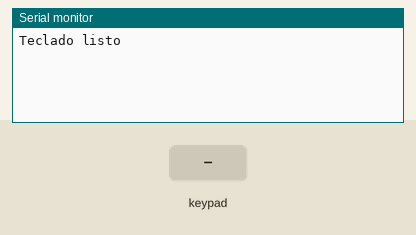
A sketch run on a simulated Arduino Uno, built with avr-gcc and run on an emulated ATmega328P. Shown: the last lines printed to the serial monitor. The test bench sets the inputs (shaded band).

Above: at 1.2 s.
1.3 s: key '*' pressed
At 1.8 s:
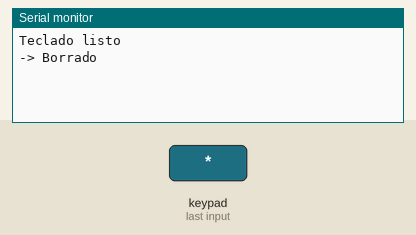
2.8 s: keypad keys 1 2 3 4 # pressed 0.4 s apart
At 5.2 s:
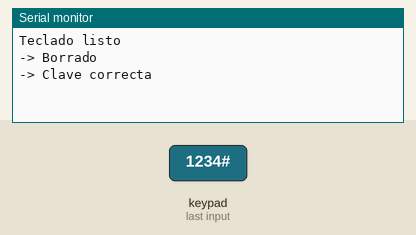
6.3 s: key '#' pressed
At 6.7 s:
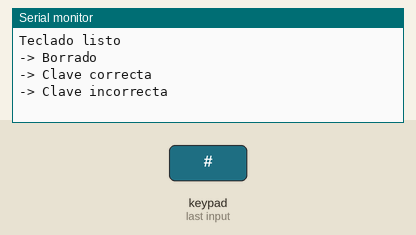

The sketch:

arduino-uno.ino
```cpp
#include <Keypad.h>
#include <SoftwareSerial.h>

// Comunicacion con el ESP8266: RX (sin usar) = 10, TX = 11
SoftwareSerial esp(10, 11);

// Configuracion del teclado matricial 4x4
const byte FILAS = 4;
const byte COLUMNAS = 4;

char teclas[FILAS][COLUMNAS] = {
  {'1', '2', '3', 'A'},
  {'4', '5', '6', 'B'},
  {'7', '8', '9', 'C'},
  {'*', '0', '#', 'D'}
};

// Pines del teclado (corregidos: el conector esta invertido)
byte pinesFilas[FILAS] = {9, 8, 7, 6};
byte pinesColumnas[COLUMNAS] = {5, 4, 3, 2};

Keypad teclado = Keypad(
  makeKeymap(teclas),
  pinesFilas,
  pinesColumnas,
  FILAS,
  COLUMNAS
);

// Contraseña de referencia. Cambiar por la configuración real del sitio.
const String CLAVE = "1234";
String ingresada = "";

void setup() {
  Serial.begin(9600);
  esp.begin(9600);

  Serial.println("Teclado listo");
}

void loop() {
  char tecla = teclado.getKey();

  if (tecla) {
    if (tecla == '#') {
      if (ingresada == CLAVE) {
        esp.write('T');
        Serial.println("-> Clave correcta");
      } else {
        esp.write('X');
        Serial.println("-> Clave incorrecta");
      }

      ingresada = "";
    }
    else if (tecla == '*') {
      ingresada = "";
      esp.write('c');
      Serial.println("-> Borrado");
    }
    else if (ingresada.length() < 8) {
      ingresada += tecla;
      esp.write('p');
    }
  }
}
```

Measured:
- after the input at 1.3 s, the serial monitor: prints a new line at once (image 1)
- after the input at 2.8 s, the serial monitor: prints a new line after 1.6 s (image 2)
- after the input at 6.3 s, the serial monitor: prints a new line at once (image 3)
